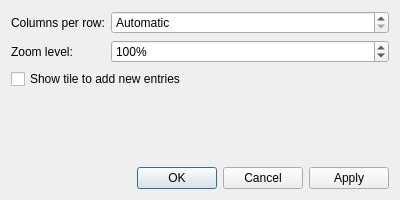
<?xml version="1.0" encoding="UTF-8"?>
<ui version="4.0">
 <class>Otter::StartPagePreferencesDialog</class>
 <widget class="QDialog" name="Otter::StartPagePreferencesDialog">
  <property name="geometry">
   <rect>
    <x>0</x>
    <y>0</y>
    <width>400</width>
    <height>200</height>
   </rect>
  </property>
  <property name="windowTitle">
   <string>Start Page Preferences</string>
  </property>
  <layout class="QVBoxLayout" name="verticalLayout">
   <item>
    <layout class="QFormLayout" name="formLayout">
     <item row="0" column="0">
      <widget class="QLabel" name="columnsPerRowLabel">
       <property name="text">
        <string>Columns per row:</string>
       </property>
       <property name="buddy">
        <cstring>columnsPerRowSpinBox</cstring>
       </property>
      </widget>
     </item>
     <item row="0" column="1">
      <widget class="QSpinBox" name="columnsPerRowSpinBox">
       <property name="specialValueText">
        <string>Automatic</string>
       </property>
      </widget>
     </item>
     <item row="1" column="0">
      <widget class="QLabel" name="zoomLevelLabel">
       <property name="text">
        <string>Zoom level:</string>
       </property>
       <property name="buddy">
        <cstring>zoomLevelSpinBox</cstring>
       </property>
      </widget>
     </item>
     <item row="1" column="1">
      <widget class="QSpinBox" name="zoomLevelSpinBox">
       <property name="suffix">
        <string>%</string>
       </property>
       <property name="minimum">
        <number>10</number>
       </property>
       <property name="maximum">
        <number>999</number>
       </property>
       <property name="value">
        <number>100</number>
       </property>
      </widget>
     </item>
    </layout>
   </item>
   <item>
    <widget class="QCheckBox" name="showAddTileCheckBox">
     <property name="text">
      <string>Show tile to add new entries</string>
     </property>
    </widget>
   </item>
   <item>
    <spacer name="verticalSpacer">
     <property name="orientation">
      <enum>Qt::Vertical</enum>
     </property>
     <property name="sizeHint" stdset="0">
      <size>
       <width>0</width>
       <height>0</height>
      </size>
     </property>
    </spacer>
   </item>
   <item>
    <widget class="QDialogButtonBox" name="buttonBox">
     <property name="orientation">
      <enum>Qt::Horizontal</enum>
     </property>
     <property name="standardButtons">
      <set>QDialogButtonBox::Apply|QDialogButtonBox::Cancel|QDialogButtonBox::Ok</set>
     </property>
    </widget>
   </item>
  </layout>
 </widget>
 <resources/>
 <connections>
  <connection>
   <sender>buttonBox</sender>
   <signal>accepted()</signal>
   <receiver>Otter::StartPagePreferencesDialog</receiver>
   <slot>accept()</slot>
   <hints>
    <hint type="sourcelabel">
     <x>248</x>
     <y>254</y>
    </hint>
    <hint type="destinationlabel">
     <x>157</x>
     <y>274</y>
    </hint>
   </hints>
  </connection>
  <connection>
   <sender>buttonBox</sender>
   <signal>rejected()</signal>
   <receiver>Otter::StartPagePreferencesDialog</receiver>
   <slot>reject()</slot>
   <hints>
    <hint type="sourcelabel">
     <x>316</x>
     <y>260</y>
    </hint>
    <hint type="destinationlabel">
     <x>286</x>
     <y>274</y>
    </hint>
   </hints>
  </connection>
 </connections>
</ui>
